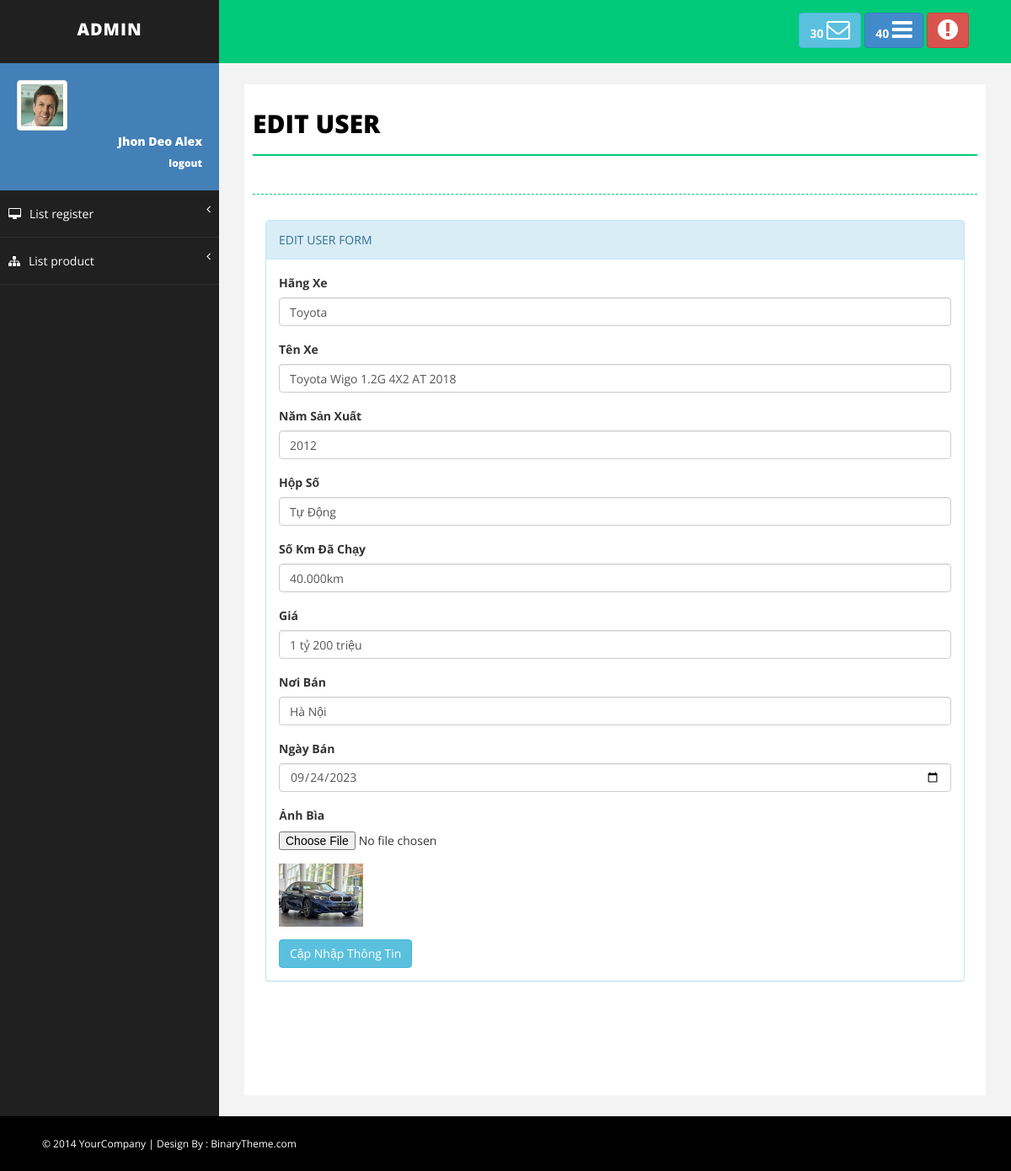
Page /admin/advance-admin/edit_product.php?id=9 on the committed database.
### tables this page shows
CREATE TABLE `sanpham` (
  `ID` int(11) NOT NULL,
  `HangXe` varchar(255) DEFAULT NULL,
  `TenXe` varchar(255) DEFAULT NULL,
  `NamSanXuat` int(11) DEFAULT NULL,
  `HopSo` varchar(50) DEFAULT NULL,
  `SoKmDaChay` varchar(225) DEFAULT NULL,
  `Gia` varchar(225) DEFAULT NULL,
  `NoiBan` varchar(255) DEFAULT NULL,
  `NgayBan` date DEFAULT NULL,
  `Anh` varchar(255) DEFAULT NULL
);

### admin/advance-admin/edit_product.php (the view, shortened to what this page needs)
<!DOCTYPE html>
<html xmlns="http://www.w3.org/1999/xhtml">
<head>
    <link href="assets/css/bootstrap.css" rel="stylesheet" />
    <link href="assets/css/font-awesome.css" rel="stylesheet" />
    <link href="assets/css/basic.css" rel="stylesheet" />
    <link href="assets/css/custom.css" rel="stylesheet" />
</head>
<body>
    <div id="wrapper">
        <nav class="navbar navbar-default navbar-cls-top " role="navigation" style="margin-bottom: 0">
            <div class="navbar-header">
                <a class="navbar-brand" href="index.html">ADMIN</a>
            </div>
            <div class="header-right">
              <a href="message-task.html" class="btn btn-info" title="New Message"><b>30 </b><i class="fa fa-envelope-o fa-2x"></i></a>
                <a href="message-task.html" class="btn btn-primary" title="New Task"><b>40 </b><i class="fa fa-bars fa-2x"></i></a>
                <a href="login.html" class="btn btn-danger" title="Logout"><i class="fa fa-exclamation-circle fa-2x"></i></a>
            </div>
        </nav>
        <nav class="navbar-default navbar-side" role="navigation">
            <div class="sidebar-collapse">
                <ul class="nav" id="main-menu">
                    <li>
                        <div class="user-img-div">
                            <img src="assets/img/user.png" class="img-thumbnail" />
                            <div class="inner-text">
                                Jhon Deo Alex
                            <br />
                            <small>
                                <a href="dangxuat.php" style="color: white">logout</a>
                                </small>
                            </div>
                        </div>
                    </li>
                    <li>
                        <a href="#"><i class="fa fa-desktop "></i>List register <span class="fa arrow"></span></a>
                    </li>
                    <li>
                        <a href="#"><i class="fa fa-sitemap "></i>List product<span class="fa arrow"></span></a>
            </div>
        </nav>
        <div id="page-wrapper">
        <div id="page-inner">
                <div class="row">
                    <div class="col-md-12">
                        <h1 class="page-head-line">Edit User</h1>
                        <h1 class="page-subhead-line"> </h1>
                    </div>
                </div>
                <div class="col-lg-12 col-md-12 col-sm-12">
           <div class="table-responsive">
           <table class="table table-striped table-bordered table-hover">
           <div class="panel panel-info">
                        <div class="panel-heading">
                        EDIT USER FORM
                        </div>
                                <div class="panel-body">
    <?php
    include('../../connect.php');
    if (isset($_GET['id'])) {
        $productID = $_GET['id'];
        $select_sql = "SELECT * FROM sanpham WHERE ID = $productID";
        $result = mysqli_query($conn, $select_sql);
        if ($result && mysqli_num_rows($result) == 1) {
            $product = mysqli_fetch_assoc($result);
        }
    }
    ?>
    <form role="form" method="post" enctype="multipart/form-data">
        <div class="form-group">
            <label for="txtHangXe">Hãng Xe</label>
            <input class="form-control" type="text" id="txtHangXe" name="txtHangXe" value="<?php echo isset($product) ? $product['HangXe'] : ''; ?>">
        </div>
        <div class="form-group">
            <label for="txtTenXe">Tên Xe</label>
            <input class="form-control" type="text" id="txtTenXe" name="txtTenXe" value="<?php echo isset($product) ? $product['TenXe'] : ''; ?>">
        </div>
        <div class="form-group">
            <label for="txtNamSanXuat">Năm Sản Xuất</label>
            <input class="form-control" type="text" id="txtNamSanXuat" name="txtNamSanXuat" value="<?php echo isset($product) ? $product['NamSanXuat'] : ''; ?>">
        </div>
        <div class="form-group">
            <label for="txtHopSo">Hộp Số</label>
            <input class="form-control" type="text" id="txtHopSo" name="txtHopSo" value="<?php echo isset($product) ? $product['HopSo'] : ''; ?>">
        </div>
        <div class="form-group">
            <label for="txtSoKmDaChay">Số Km Đã Chạy</label>
            <input class="form-control" type="text" id="txtSoKmDaChay" name="txtSoKmDaChay" value="<?php echo isset($product) ? $product['SoKmDaChay'] : ''; ?>">
        </div>
        <div class="form-group">
            <label for="txtGia">Giá</label>
            <input class="form-control" type="text" id="txtGia" name="txtGia" value="<?php echo isset($product) ? $product['Gia'] : ''; ?>">
        </div>
        <div class="form-group">
            <label for="txtNoiBan">Nơi Bán</label>
            <input class="form-control" type="text" id="txtNoiBan" name="txtNoiBan" value="<?php echo isset($product) ? $product['NoiBan'] : ''; ?>">
        </div>
        <div class="form-group">
            <label for="txtNgayBan">Ngày Bán</label>
            <input class="form-control" type="date" id="txtNgayBan" name="txtNgayBan" value="<?php echo isset($product) ? $product['NgayBan'] : ''; ?>">
        </div>
        <div class="form-group">
            <label for="fileAnhBia">Ảnh Bìa</label>
            <input type="file" id="fileAnhBia" name="fileAnhBia">
        </div>
        <div class="form-group">
    <?php
    if (isset($product['Anh'])) {
        $current_image = $product['Anh'];
        echo "<img src='uploads/$current_image' style='max-width: 100px; max-height: 100px;'>";
    }
    ?>
</div>
        <button type="submit" class="btn btn-info" name="txtsub">Cập Nhập Thông Tin</button>
    </form>
    </div>
                            </div>
                        </table>
                    </div>
                </div>
            </div>
        </div>
    </div>
    <div id="footer-sec">
        &copy; 2014 YourCompany | Design By : <a href="http://www.binarytheme.com/" target="_blank">BinaryTheme.com</a>
    </div>
</body>
</html>

### admin/advance-admin/assets/css/basic.css (style rules this page uses)
body { font-family: 'Open Sans', sans-serif; line-height:25px; }
#wrapper { width: 100%; background: #202020; }
#page-wrapper { padding: 15px 15px; min-height: 600px; background: #F3F3F3; }
#page-inner { width: 100%; margin: 10px 20px 10px 0px; background-color: #fff!important; padding: 10px; min-height: 1200px; }
.page-head-line { font-size: 30px; text-transform: uppercase; color: #000; font-weight: 800; padding-bottom: 20px; border-bottom: 2px solid #00CA79; margin-bottom: 10px; }
.page-subhead-line { font-size: 14px; padding-top: 5px; padding-bottom: 20px; font-style:italic; margin-bottom:30px; border-bottom:1px dashed #00CA79; }
.navbar-cls-top .navbar-brand { color: #fff; background: #202020; width: 260px; text-align: center; height: 75px; font-size: 20px; letter-spacing: 1px; font-weight: 900; padding-top: 25px; text-transform:uppercase; }
.header-right { color: #fff; padding: 15px 50px 5px 50px; float: right; font-size: 16px; }
.user-img-div { min-height: 140px; padding: 20px; background-color: #4380B8; }
.user-img-div img { max-height: 60px; }
.user-img-div .inner-text { text-align: right; position: relative; color: #fff; font-weight: 800; line-height: 25px; }
.arrow { float: right; }
.fa.arrow:before { content: "\f104"; }
.sidebar-collapse, .sidebar-collapse .nav { background: none; }
.sidebar-collapse .nav { padding: 0; }
.sidebar-collapse .nav > li > a { color: #fff; background: #202020; text-shadow: none; padding: 15px 40px; border-bottom: 1px solid #2F2E31; }
.sidebar-collapse > .nav > li > a { padding: 15px 10px; }
.navbar-side { border: none; background-color: #202020; }
.navbar-cls-top { background: #00CA79; border-bottom: none; }
.navbar-default { border: 0px solid black; }
.navbar-header { background: #000000; }
.nav > li > a > i { margin-right: 10px; }
#footer-sec { background-color:#000; padding:20px 50px; color:#fff; font-size:12px; }
#footer-sec a { color:#fff; }
@media (min-width:768px) { #page-wrapper { margin: 0 0 0 260px; padding: 15px 30px; min-height: 1200px; } }
@media (min-width:768px) { .navbar-side { z-index: 1; position: absolute; width: 260px; } }
@media (min-width:768px) { .navbar { border-radius: 0px; } }

### rows in the picture
sanpham: txtHangXe "Toyota", txtTenXe "Toyota Wigo 1.2G 4X2 AT 2018", txtNamSanXuat "2012", txtHopSo "Tự Động", txtSoKmDaChay "40.000km", txtGia "1 tỷ 200 triệu", txtNoiBan "Hà Nội", txtNgayBan "09/24/2023", Anh (picture)
